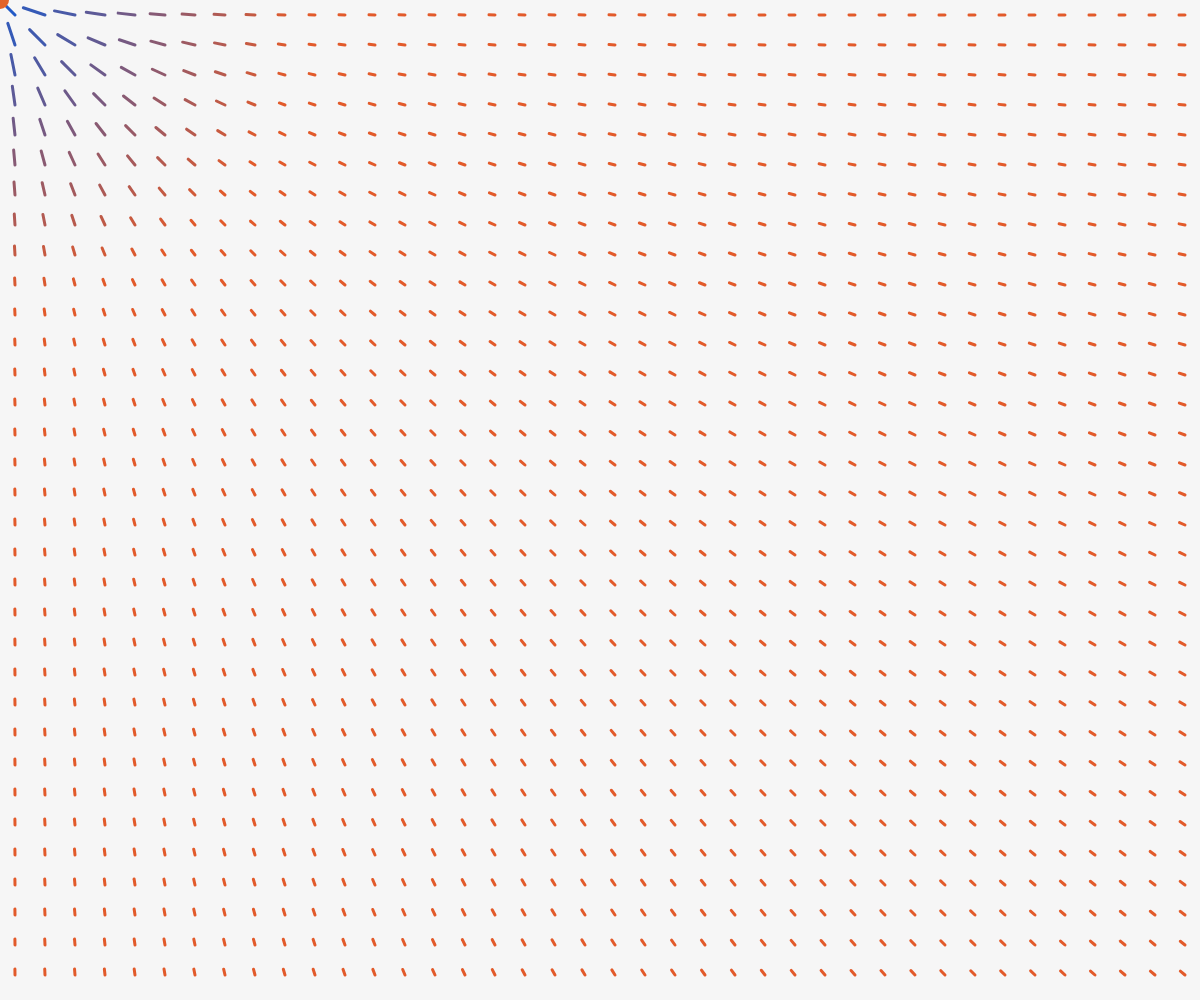
Frame 1 (no input)
Frame 60 (no input): identical to frame 1, image omitted
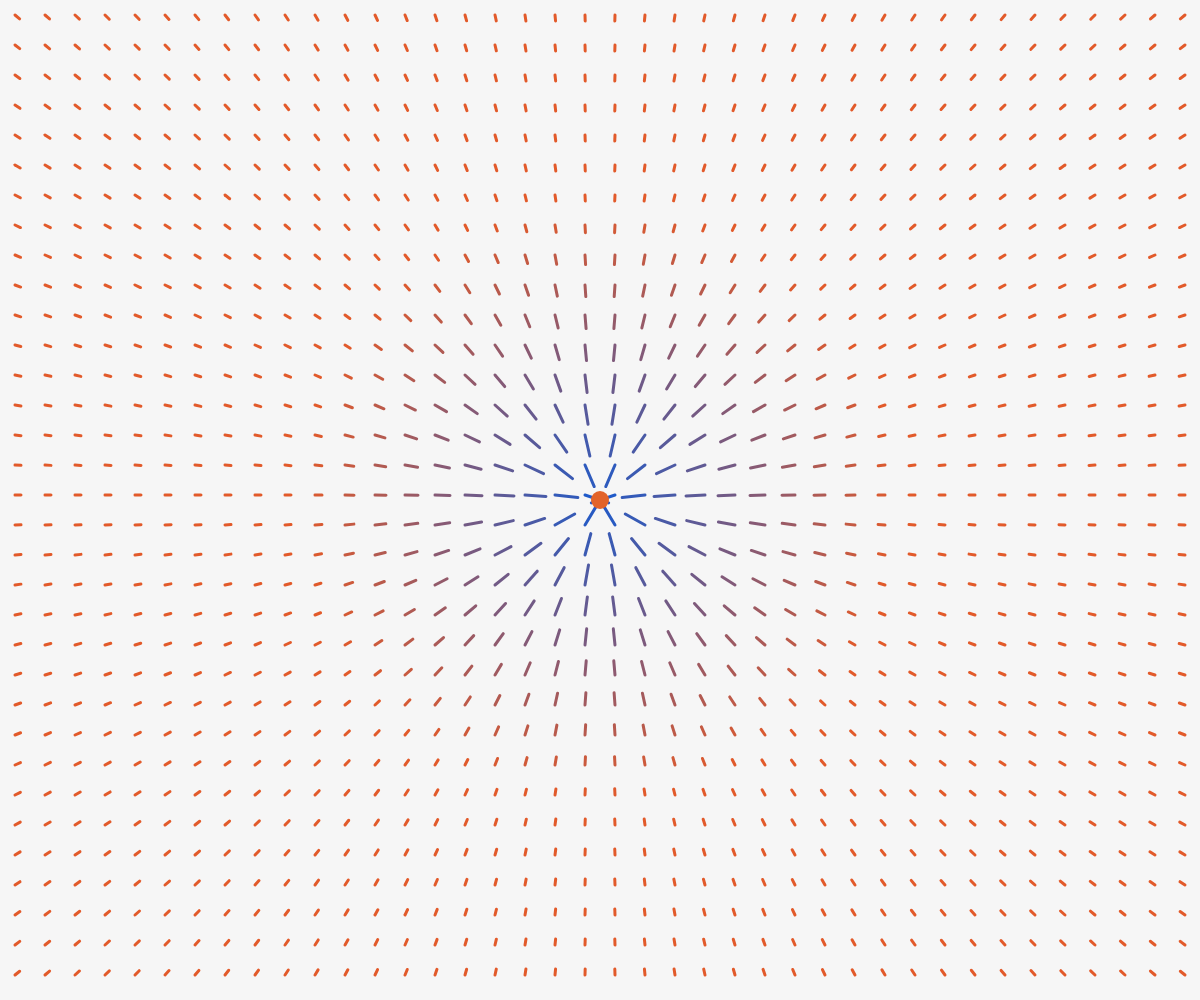
Frame 120 (the mouse pressed at the canvas centre since frame 60)

The p5.js sketch that drew these frames (run headless with seeded random() and noise() and a simulated clock; from frame 60 on, the mouse is pressed at the canvas centre):

// p5.js sketch
// ── sketch.js
// Campo de vetores: cada risco é o vetor que vai daquele ponto até o alvo.
// Arraste o mouse para mover o alvo.

function setup() {
  createCanvas(windowWidth, windowHeight);
}

function draw() {
  background(246);
  let alvo = createVector(mouseX, mouseY);
  let passo = 30;
  strokeWeight(3);
  for (let x = passo / 2; x < width; x += passo) {
    for (let y = passo / 2; y < height; y += passo) {
      let aqui = createVector(x, y);
      let d = p5.Vector.sub(alvo, aqui); // vetor daqui até o alvo
      let comprimento = constrain(map(d.mag(), 0, 300, 26, 6), 6, 26);
      d.setMag(comprimento);
      stroke(map(comprimento, 6, 26, 226, 20), 90, map(comprimento, 6, 26, 42, 210));
      line(x, y, x + d.x, y + d.y);
    }
  }
  noStroke();
  fill("#e2632a");
  circle(alvo.x, alvo.y, 18);
}
